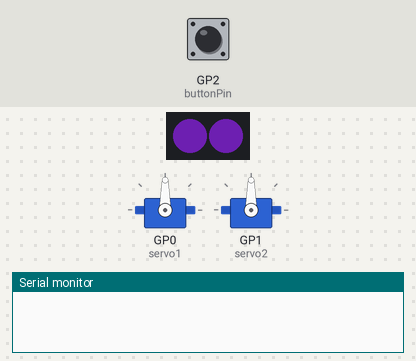
The program below on a simulated Raspberry Pi Pico. On the bench: 2 × servo, 2 RGB LEDs in strip order, left to right, the last lines printed to the serial monitor. The inputs (shaded band) are chosen by the test bench; at power-on: GP2 (buttonPin) HIGH. Dim RGB values are drawn brighter than linear.

Above: at 1.2 s.
1.3 s: GP2 (buttonPin) pulled LOW for 3.2 s
At 4.2 s:
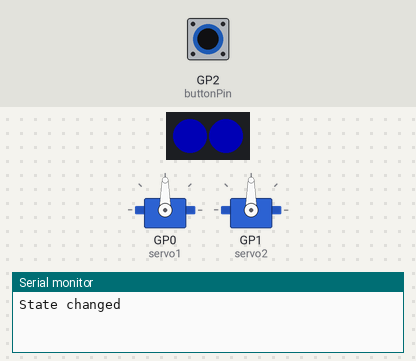
6.0 s: GP2 (buttonPin) pulled LOW for 1 s
At 7.3 s:
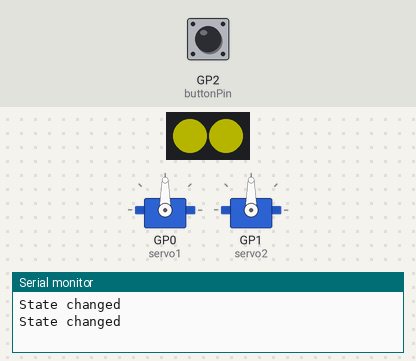
8.5 s: GP2 (buttonPin) pulled LOW for 3.2 s
At 12.1 s:
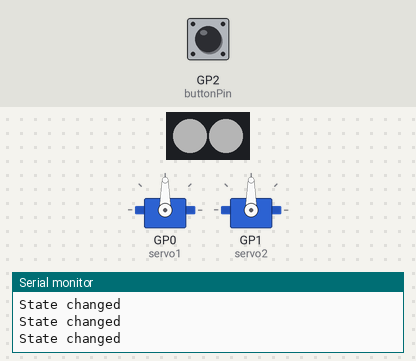
13.2 s: GP2 (buttonPin) pulled LOW for 3.2 s
At 14.0 s:
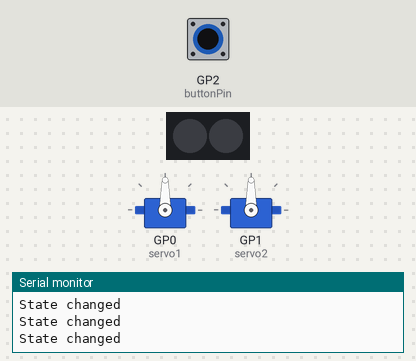
17.9 s: GP2 (buttonPin) pulled LOW for 0.15 s
At 19.1 s:
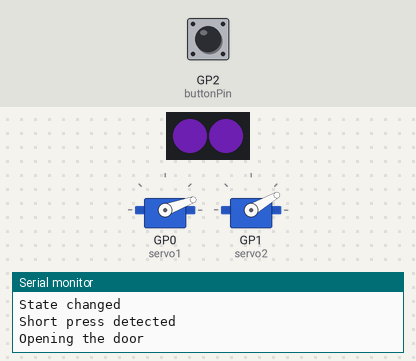
19.5 s: GP2 (buttonPin) pulled LOW for 0.15 s
At 20.3 s:
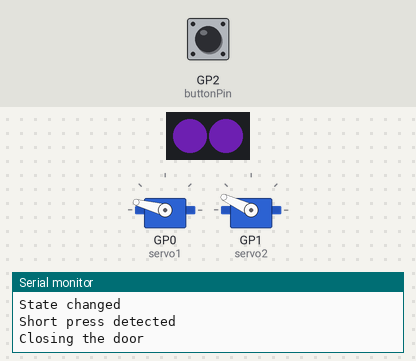
Timing chart, 0 to 22.1 s (numbered marks = the images above; inputs shaded):
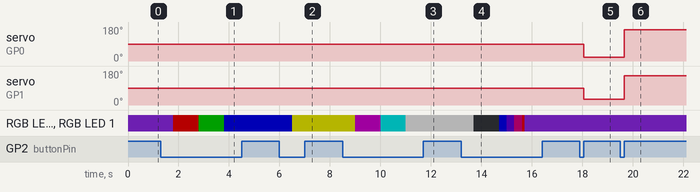

The program:

main.cpp
```cpp
#include <Servo.h>
#include <Arduino.h>
#include <FastLED.h>
#define DATA_PIN 10
#define NUM_LEDS 2

CRGB leds[NUM_LEDS];
Servo servo1;
Servo servo2;

const int enableServosPin = 3;      // the number of the pushbutton pin
const int buttonPin = 2;            // the number of the pushbutton pin
int buttonState = 0;                // variable for reading the debounced pushbutton status
int lastButtonState = LOW;          // variable to store the previous button state
unsigned long lastDebounceTime = 0; // the last time the button state was toggled
unsigned long debounceDelay = 50;   // the debounce time in milliseconds
bool isOpen = false;                // variable to track the state of the servos
int topPoseOpen = 20;
int topPoseClose = 165;
int bottomPoseOpen = 30;
int bottomPoseClose = 155;
int topCurrentPos = 0;
int bottomCurrentPos = 0;

class Button
{
private:
  int pin;
  int state;
  int lastState;
  unsigned long lastPressTime;
  unsigned long longPressDuration;
  bool stateChanged;

public:
  Button(int buttonPin, unsigned long longPressDuration)
  {
    pin = buttonPin;
    state = LOW;
    lastState = LOW;
    lastPressTime = 0;
    this->longPressDuration = longPressDuration;
    pinMode(pin, INPUT_PULLUP);
    stateChanged = false;
  }

  int isPressed()
  {
    int reading = digitalRead(pin);
    if (reading != lastState && reading == LOW)
    {
      Serial.println("State changed");
      lastPressTime = millis();
      stateChanged = true;
    }
    lastState = reading;

    if (millis() - lastPressTime >= longPressDuration)
    {
      if (reading == HIGH)
      {
        stateChanged = false;
      }
      if (stateChanged)
      {
        return 2; // Long press detected after state change
      }
    }
    else if (reading == HIGH && millis() - lastPressTime < longPressDuration)
    {
      if (stateChanged)
      {
        stateChanged = false;
        return 1; // Short press detected after state change
      }
    }
    return 0; // No press detected or no state change
  }
};

Button button(buttonPin, 500);

// create list of colors to cycle
CRGB colors[] = {
    CRGB::BlueViolet,
    CRGB::Red,
    CRGB::Green,
    CRGB::Blue,
    CRGB::Yellow,
    CRGB::Purple,
    CRGB::Cyan,
    CRGB::White,
    CRGB::Black};
int numColors = sizeof(colors) / sizeof(colors[0]);
void setup()
{
  Serial.begin(115200);
  servo1.attach(0); // attaches the servo on pin 0
  servo2.attach(1); // attaches the servo on pin 1

  FastLED.addLeds<WS2812B, DATA_PIN, GRB>(leds, NUM_LEDS);
  FastLED.setBrightness(64);
  leds[0] = CRGB::BlueViolet;
  leds[1] = CRGB::BlueViolet;
  FastLED.show();
}
CRGB Scroll(int pos)
{
  CRGB color(0, 0, 0);
  if (pos < 85)
  {
    color.g = 0;
    color.r = ((float)pos / 85.0f) * 255.0f;
    color.b = 255 - color.r;
  }
  else if (pos < 170)
  {
    color.g = ((float)(pos - 85) / 85.0f) * 255.0f;
    color.r = 255 - color.g;
    color.b = 0;
  }
  else if (pos < 256)
  {
    color.b = ((float)(pos - 170) / 85.0f) * 255.0f;
    color.g = 255 - color.b;
    color.r = 1;
  }
  return color;
}
void writeServos(int top, int bottom)
{
  digitalWrite(enableServosPin, HIGH);
  servo1.write(top);
  servo2.write(bottom);
  delay(500);
  digitalWrite(enableServosPin, LOW);
}

bool isRainbow = false;
unsigned long lastRainbowChange = 0;
int rainbowIndex = 0;
void rainbowLoop()
{
  if (isRainbow && millis() - lastRainbowChange > 10)
  {
    if (rainbowIndex == 255)
    {
      rainbowIndex = 0;
    }
    leds[0] = Scroll(rainbowIndex);
    leds[1] = Scroll(rainbowIndex);
    FastLED.show();
    rainbowIndex++;
    lastRainbowChange = millis();
  }
}

unsigned long lastLongPress = 0;
unsigned long longPressDuration = 1000;
int currentColorIndex = 0;
void loop()
{
  rainbowLoop();
  int buttonState = button.isPressed();
  if (buttonState == 1)
  {
    Serial.println("Short press detected");
    if (isOpen)
    {
      Serial.println("Closing the door");
      topCurrentPos = topPoseClose;
      bottomCurrentPos = bottomPoseClose;
      isOpen = false;
      writeServos(topCurrentPos, bottomCurrentPos);
    }
    else
    {
      Serial.println("Opening the door");
      topCurrentPos = topPoseOpen;
      bottomCurrentPos = bottomPoseOpen;
      isOpen = true;
      writeServos(topCurrentPos, bottomCurrentPos);
    }
  }
  else if (buttonState == 2)
  {
    if (millis() - lastLongPress > longPressDuration)
    {
      lastLongPress = millis();
      currentColorIndex++;
      isRainbow = false;

      if (currentColorIndex == numColors)
      {
        Serial.println("Rainbow mode activated");
        isRainbow = true;
        return;
      }
      if (currentColorIndex > numColors)
      {
        currentColorIndex = 0;
      }

      leds[0] = colors[currentColorIndex];
      leds[1] = colors[currentColorIndex];
      FastLED.show();
    }
    // Serial.println("Long press detected");
  }
}
```

Measured:
- after the input at 1.3 s, RGB LED 0, RGB LED 1: RGB(35, 10, 57) → RGB(64, 0, 0) after 0.50 s, → RGB(0, 32, 0) 1.0 s later, → RGB(0, 0, 64) 1.0 s later
- after the input at 6.0 s, RGB LED 0, RGB LED 1: RGB(0, 0, 64) → RGB(64, 64, 0) after 0.50 s
- after the input at 8.5 s, RGB LED 0, RGB LED 1: RGB(64, 64, 0) → RGB(32, 0, 32) after 0.50 s, → RGB(0, 64, 64) 1.0 s later, → RGB(64, 64, 64) 1.0 s later
- after the input at 13.2 s, RGB LED 0, RGB LED 1: RGB(64, 64, 64) → off after 0.50 s, → RGB(0, 0, 64) 1.0 s later, → RGB(19, 0, 44) 0.30 s later, → RGB(40, 0, 24) 0.30 s later, … (6 changes in this stretch)
- after the input at 17.9 s, servo on GP0 (servo1): 90° → 20° after 0.15 s; servo on GP1 (servo2): 90° → 30° after 0.15 s
- after the input at 19.5 s, servo on GP0 (servo1): 20° → 165° after 0.15 s; servo on GP1 (servo2): 30° → 155° after 0.15 s
